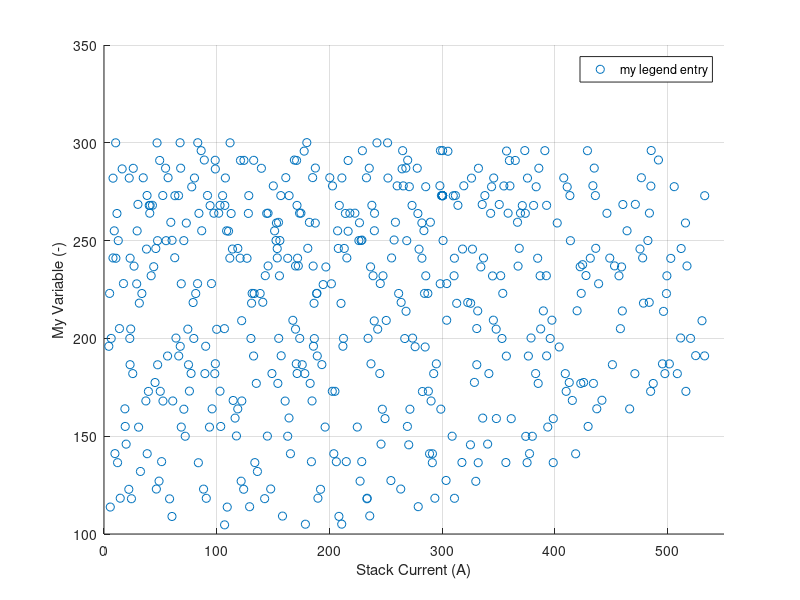

The MATLAB source for this figure: (Note: this script raises an error after producing the figure.)
function make_doe_scatter_plots()

%% load data
addpath('vendor_provision')
load('doe_raw_data_struct.mat')

%% create results folder (if it does not exist, already)
if ~isfolder('results')
    mkdir('results')
end

%% extract variables of interest and write to vector
stack_current_A = cell2mat({doe_raw_data_struct.current}');
variable_a = cell2mat({doe_raw_data_struct.flow_coolant}'); % exemplarily; either simply insert your variable's name (cf. .csv headings) or make it proper cool by passing it as an argument to the function 

% variable_b = ...
% You can easily subtract, add, whatever

%% make plot
fig = figure;
hold on
grid on

plot_a = plot(stack_current_A, variable_a, 'o', 'DisplayName', 'my legend entry');
% plot_b = ...

xlabel('Stack Current (A)')
ylabel('My Variable (-)')
xlim([0,550])
%ylim([0, 1000])

lgd = legend;
lgd.Location = 'northwest';
lgd.NumColumns = 1;

%% save plot
saveas(fig,fullfile('results','doe_eval_example.fig'))
saveas(fig,fullfile('results','doe_eval_example.png'))